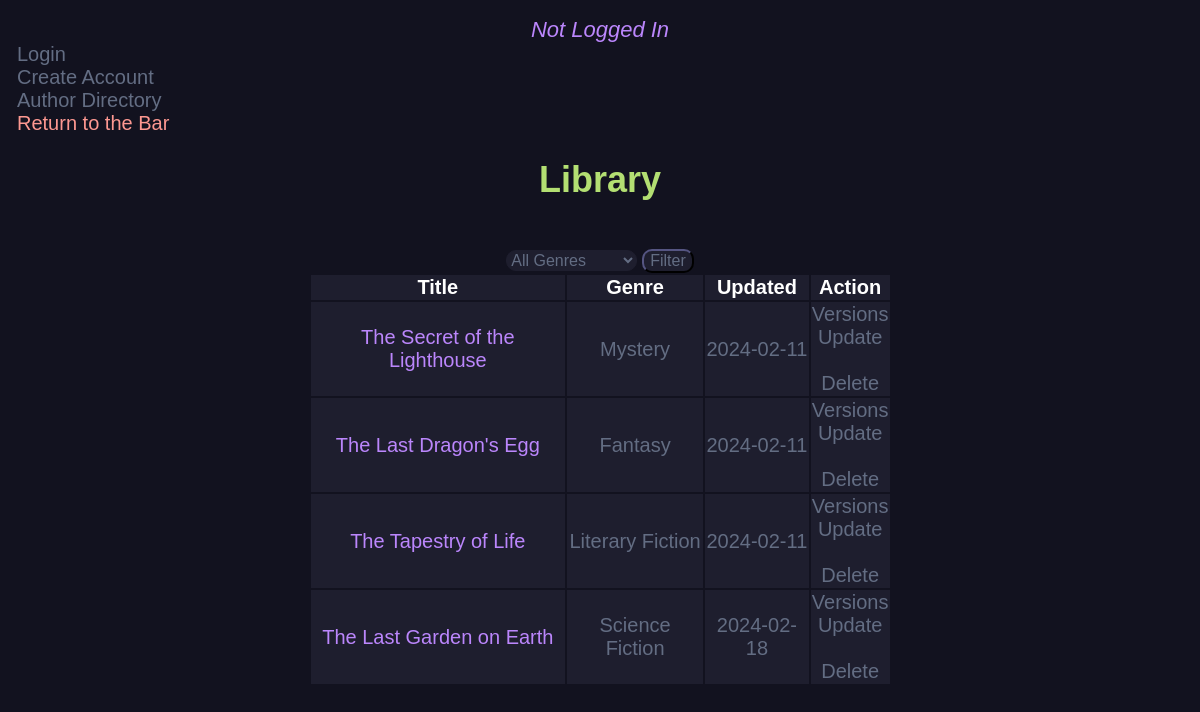
The page /story_db/ on the database as committed earlier.
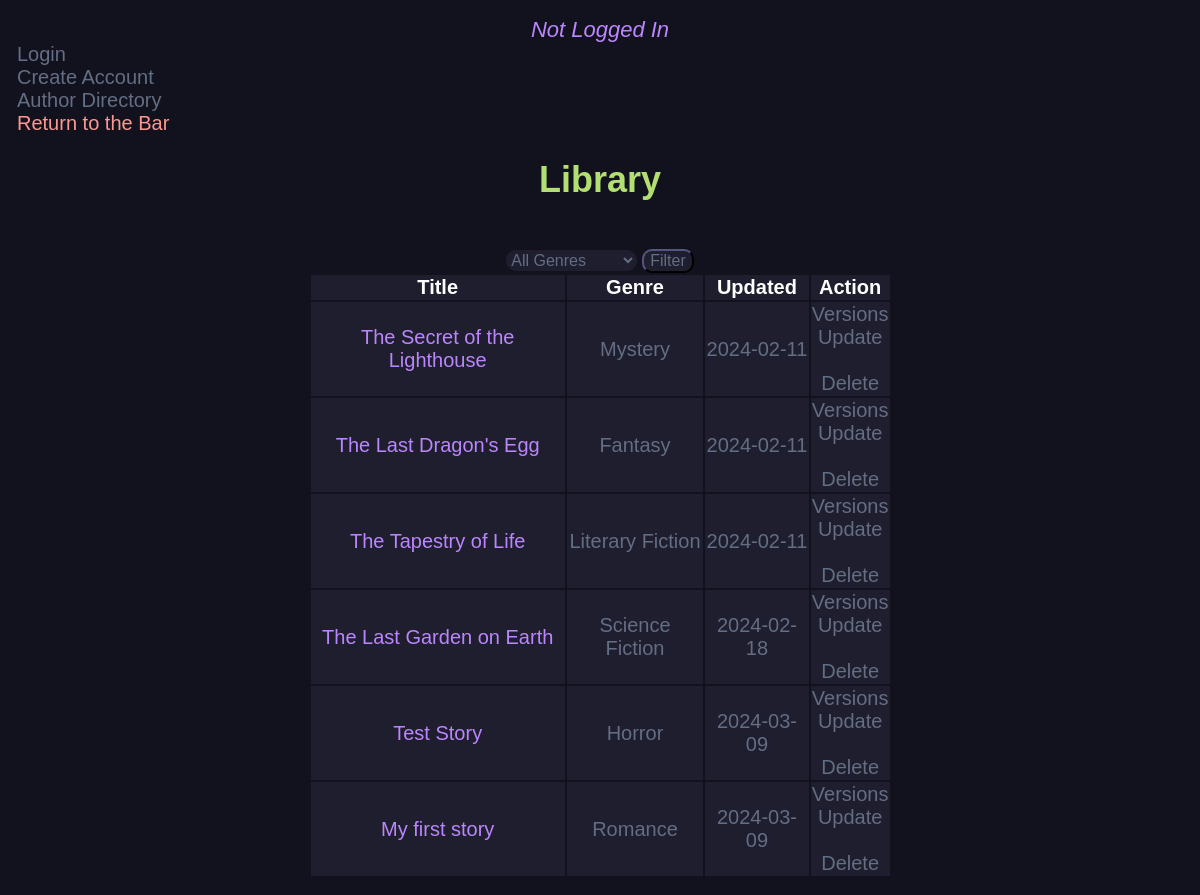
The same page on the database as committed later.
### main.py (models this page shows, shortened)
class NewStory(db.Model):
    id = db.Column(db.Integer, primary_key=True)
    title = db.Column(db.String(200), nullable=False)
    genre = db.Column(db.String(200), nullable=True)
    content = db.Column(db.Text, nullable=False)
    date_created = db.Column(db.DateTime, default=datetime.utcnow)
    author_id = db.Column(db.Integer, db.ForeignKey('user.id'), nullable=False)
    current_version_id = db.Column(db.Integer, db.ForeignKey('new_version.id'), nullable=True)
    __table_args__ = (
        ForeignKeyConstraint(['author_id'], ['user.id'], name='fk_new_story_author_id'),
        ForeignKeyConstraint(['current_version_id'], ['new_version.id'], name='fk_new_story_current_version_id')
    )
    current_version = db.relationship('NewVersion', foreign_keys=[current_version_id], post_update=True)
    versions = db.relationship('NewVersion', backref='story', lazy=True, foreign_keys='NewVersion.story_id')

### main.py (the view)
@app.route('/story_db/', methods=['GET', 'POST'])
def story_db():
    stories = NewStory.query.order_by(NewStory.date_created).all()
    unique_genres = set(story.genre for story in stories)
    if request.method == "POST":
        select_genre = request.form.get('Genre')
        if select_genre and select_genre != 'ALL':
            stories = [story for story in stories if story.genre == select_genre]
    return render_template('story_db.html', stories=stories, unique_genres=unique_genres, current_user=current_user)

### templates/story_db.html (shortened to what this page needs)
 <!DOCTYPE html>
<link rel="stylesheet" href="{{ url_for('static', filename='css/story_db.css') }}">
{% block body %}
{% if current_user.is_authenticated %}
	<a href="/user_dir/" class="button">Author Directory</a><br>
	<a href="/logout/" class="button">Logout</a><br>
	<a href="/" class="return-to-bar">Return to the Bar</a>
	<div style = "text-align: center;">
		<em style = "color: #636d83; font-size: 22px; font-family: sans-serif;">
			Hello, {{ current_user.username }}!
		</em>
		<br>
	</div>
{% else %}
	<div style= "text-align: center;">
			<em style = "color: #BB86FC; font-size: 22px; font-family: sans-serif" >Not Logged In</em>
		</div>
		<a href="/login/" class="button">Login</a><br>
		<a href="/register/" class="button">Create Account</a><br>
		<a href="/user_dir/" class="button">Author Directory</a><br>
		<a href="/" class="return-to-bar">Return to the Bar</a>
{% endif %}
<div class="content">
	<h1 style="text-align: center;">Library</h1><br>
	{% if stories|length < 1 %}
	<h4 style="text-align: center;"> It is a quiet night,<br>
		<br><a href="/">Return to the Bar and Tell us a Story</a>
	</h4>
	{% else %}
	<div class = "form-cont">
	<form method="POST">
		<select class="form-input" name="Genre">
			<option value="ALL">All Genres</option>
		</select>
		<button class="form-input" type="submit">Filter</button>
	</form>
    </div>
	<table class="center-table">
		<tr>
			<th>Title</th>
			<th>Genre</th>
			<th>Updated</th>
			<th>Action</th>
		</tr>
		{%for story in stories %}
		<tr>
			<td><a href="{{ url_for('view_story', id=story.id) }}" class="story-link">{{ story.title }}</a></td>
			<td>{{story.genre}}</td>
			<td>{{ story.date_created.date() }}</td>
			<td>
				<a href="/versions/{{ story.id }}">Versions</a>
				<br>
				<a href="/update/{{ story.id }}">Update</a>
				<br>
				<br>
				<a href="/delete/{{ story.id }}" onclick="return confirmDelete();">Delete</a>
			</td>
		</tr>
		{% endfor %}
	</table>
	{% endif %}
</div>
{% endblock %}

### static/css/story_db.css (style rules this page uses)
h1 { font-size: 36px; color: #B3DF72; text-align: center; font-family: sans-serif; }
a { color: #636d83; font-size: 20px; font-family: sans-serif; text-decoration: none; }
.center-table { margin-left: auto; margin-right: auto; width: 50%; }
td { background-color: #1e1e2e; color: #636d83; font-family: sans-serif; font-size: 20px; text-align: center; padding: 10; }
th { background-color: #1e1e2e; color: white; font-family: sans-serif; font-size: 20px; text-align: center; padding: 10; }
.story-link { color: #BB86FC; }
.return-to-bar { color: #FD9891; }
.form-cont { display: flex; justify-content: center; align-items: center; margin: 0 auto; width: 100%; }
.form-input { height: auto; width: auto; margin: 10; color: #636d83; font-size: 16px; font-family: sans-serif; border-radius: 10px; border-color: #1e1e2e; background: #1e1e2e; padding: 10; }

Rows that differ between the two databases and show on the page:
added NewStory: title "Test Story", genre "Horror", date_created "2024-03-09"
added NewStory: title "My first story", genre "Romance", date_created "2024-03-09"
